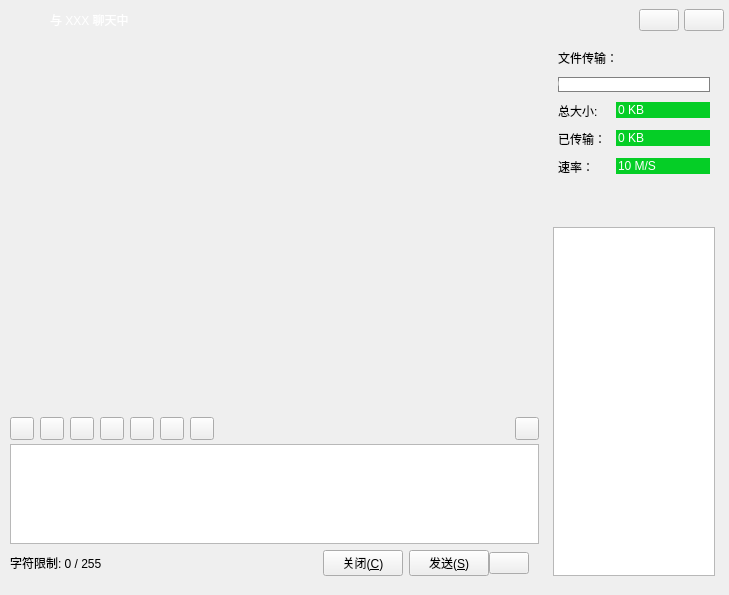
<?xml version="1.0" encoding="UTF-8"?>
<ui version="4.0">
 <class>ChatWindow</class>
 <widget class="QWidget" name="ChatWindow">
  <property name="geometry">
   <rect>
    <x>0</x>
    <y>0</y>
    <width>729</width>
    <height>595</height>
   </rect>
  </property>
  <property name="windowTitle">
   <string>聊天窗口</string>
  </property>
  <property name="windowIcon">
   <iconset resource="../images.qrc">
    <normaloff>:/resource/background/app.png</normaloff>:/resource/background/app.png</iconset>
  </property>
  <property name="styleSheet">
   <string notr="true"/>
  </property>
  <layout class="QVBoxLayout" name="verticalLayout_2">
   <property name="spacing">
    <number>0</number>
   </property>
   <property name="leftMargin">
    <number>5</number>
   </property>
   <property name="topMargin">
    <number>5</number>
   </property>
   <property name="rightMargin">
    <number>5</number>
   </property>
   <property name="bottomMargin">
    <number>5</number>
   </property>
   <item>
    <widget class="QWidget" name="widgetWinTitle" native="true">
     <property name="minimumSize">
      <size>
       <width>0</width>
       <height>30</height>
      </size>
     </property>
     <property name="maximumSize">
      <size>
       <width>16777215</width>
       <height>30</height>
      </size>
     </property>
     <layout class="QHBoxLayout" name="horizontalLayout_2" stretch="0,1,0,0">
      <property name="spacing">
       <number>5</number>
      </property>
      <property name="leftMargin">
       <number>10</number>
      </property>
      <property name="topMargin">
       <number>0</number>
      </property>
      <property name="rightMargin">
       <number>0</number>
      </property>
      <property name="bottomMargin">
       <number>0</number>
      </property>
      <item>
       <widget class="QLabel" name="labelWinIcon">
        <property name="minimumSize">
         <size>
          <width>30</width>
          <height>30</height>
         </size>
        </property>
        <property name="maximumSize">
         <size>
          <width>30</width>
          <height>30</height>
         </size>
        </property>
        <property name="text">
         <string/>
        </property>
        <property name="pixmap">
         <pixmap resource="../images.qrc">:/resource/images/robot.png</pixmap>
        </property>
       </widget>
      </item>
      <item>
       <widget class="QLabel" name="labelWinTitle">
        <property name="styleSheet">
         <string notr="true">color: #FFFFFF;</string>
        </property>
        <property name="text">
         <string>与 XXX 聊天中</string>
        </property>
       </widget>
      </item>
      <item>
       <widget class="QPushButton" name="btnWinMin">
        <property name="focusPolicy">
         <enum>Qt::NoFocus</enum>
        </property>
        <property name="text">
         <string/>
        </property>
        <property name="icon">
         <iconset resource="../images.qrc">
          <normaloff>:/resource/common/ic_min.png</normaloff>:/resource/common/ic_min.png</iconset>
        </property>
       </widget>
      </item>
      <item>
       <widget class="QPushButton" name="btnWinClose">
        <property name="focusPolicy">
         <enum>Qt::NoFocus</enum>
        </property>
        <property name="text">
         <string/>
        </property>
        <property name="icon">
         <iconset resource="../images.qrc">
          <normaloff>:/resource/common/ic_close_white.png</normaloff>:/resource/common/ic_close_white.png</iconset>
        </property>
       </widget>
      </item>
     </layout>
    </widget>
   </item>
   <item>
    <layout class="QHBoxLayout" name="horizontalLayout" stretch="3,1">
     <property name="bottomMargin">
      <number>5</number>
     </property>
     <item>
      <layout class="QVBoxLayout" name="verticalLayout" stretch="1,0,0">
       <property name="spacing">
        <number>0</number>
       </property>
       <property name="leftMargin">
        <number>5</number>
       </property>
       <property name="rightMargin">
        <number>5</number>
       </property>
       <item>
        <widget class="BubbleList" name="widgetBubble" native="true">
         <property name="minimumSize">
          <size>
           <width>200</width>
           <height>200</height>
          </size>
         </property>
        </widget>
       </item>
       <item>
        <widget class="QWidget" name="widgetSetting" native="true">
         <property name="minimumSize">
          <size>
           <width>0</width>
           <height>30</height>
          </size>
         </property>
         <property name="styleSheet">
          <string notr="true"/>
         </property>
         <layout class="QHBoxLayout" name="horizontalLayout_3">
          <property name="leftMargin">
           <number>0</number>
          </property>
          <property name="topMargin">
           <number>0</number>
          </property>
          <property name="rightMargin">
           <number>0</number>
          </property>
          <property name="bottomMargin">
           <number>0</number>
          </property>
          <item>
           <widget class="QToolButton" name="toolButton_2">
            <property name="toolTip">
             <string>修改聊天字体</string>
            </property>
            <property name="text">
             <string/>
            </property>
            <property name="icon">
             <iconset resource="../images.qrc">
              <normaloff>:/resource/common/ic_font.png</normaloff>:/resource/common/ic_font.png</iconset>
            </property>
           </widget>
          </item>
          <item>
           <widget class="QToolButton" name="toolButton_3">
            <property name="toolTip">
             <string>插入表情</string>
            </property>
            <property name="text">
             <string/>
            </property>
            <property name="icon">
             <iconset resource="../images.qrc">
              <normaloff>:/resource/common/ic_smile.png</normaloff>:/resource/common/ic_smile.png</iconset>
            </property>
           </widget>
          </item>
          <item>
           <widget class="QToolButton" name="toolButton_4">
            <property name="toolTip">
             <string>设置字体颜色</string>
            </property>
            <property name="text">
             <string/>
            </property>
            <property name="icon">
             <iconset resource="../images.qrc">
              <normaloff>:/resource/common/ic_color.png</normaloff>:/resource/common/ic_color.png</iconset>
            </property>
           </widget>
          </item>
          <item>
           <widget class="QToolButton" name="btnSendFile">
            <property name="toolTip">
             <string>发送文件</string>
            </property>
            <property name="text">
             <string/>
            </property>
            <property name="icon">
             <iconset resource="../images.qrc">
              <normaloff>:/resource/common/ic_file.png</normaloff>:/resource/common/ic_file.png</iconset>
            </property>
           </widget>
          </item>
          <item>
           <widget class="QToolButton" name="btnVoiceRecord">
            <property name="toolTip">
             <string>按住录音</string>
            </property>
            <property name="text">
             <string/>
            </property>
            <property name="icon">
             <iconset resource="../images.qrc">
              <normaloff>:/resource/common/ic_file.png</normaloff>:/resource/common/ic_file.png</iconset>
            </property>
           </widget>
          </item>
          <item>
           <widget class="QToolButton" name="toolButton_7">
            <property name="toolTip">
             <string>发送图片</string>
            </property>
            <property name="text">
             <string/>
            </property>
            <property name="icon">
             <iconset resource="../images.qrc">
              <normaloff>:/resource/common/ic_picture.png</normaloff>:/resource/common/ic_picture.png</iconset>
            </property>
           </widget>
          </item>
          <item>
           <widget class="QToolButton" name="toolButton_6">
            <property name="toolTip">
             <string>截屏</string>
            </property>
            <property name="text">
             <string/>
            </property>
            <property name="icon">
             <iconset resource="../images.qrc">
              <normaloff>:/resource/common/ic_cut.png</normaloff>:/resource/common/ic_cut.png</iconset>
            </property>
           </widget>
          </item>
          <item>
           <spacer name="horizontalSpacer">
            <property name="orientation">
             <enum>Qt::Horizontal</enum>
            </property>
            <property name="sizeHint" stdset="0">
             <size>
              <width>396</width>
              <height>20</height>
             </size>
            </property>
           </spacer>
          </item>
          <item>
           <widget class="QToolButton" name="toolButton">
            <property name="toolTip">
             <string>聊天记录</string>
            </property>
            <property name="text">
             <string/>
            </property>
            <property name="icon">
             <iconset resource="../images.qrc">
              <normaloff>:/resource/common/ic_notes.png</normaloff>:/resource/common/ic_notes.png</iconset>
            </property>
           </widget>
          </item>
         </layout>
        </widget>
       </item>
       <item>
        <widget class="QWidget" name="widgetMsg" native="true">
         <property name="minimumSize">
          <size>
           <width>0</width>
           <height>100</height>
          </size>
         </property>
         <layout class="QVBoxLayout" name="verticalLayout_3">
          <property name="leftMargin">
           <number>0</number>
          </property>
          <property name="topMargin">
           <number>0</number>
          </property>
          <property name="rightMargin">
           <number>0</number>
          </property>
          <item>
           <widget class="QTextEdit" name="textEditMsg">
            <property name="maximumSize">
             <size>
              <width>16777215</width>
              <height>100</height>
             </size>
            </property>
           </widget>
          </item>
          <item>
           <layout class="QHBoxLayout" name="horizontalLayout_5">
            <property name="rightMargin">
             <number>10</number>
            </property>
            <item>
             <widget class="QLabel" name="label">
              <property name="text">
               <string>字符限制: 0 / 255</string>
              </property>
             </widget>
            </item>
            <item>
             <spacer name="horizontalSpacer_2">
              <property name="orientation">
               <enum>Qt::Horizontal</enum>
              </property>
              <property name="sizeHint" stdset="0">
               <size>
                <width>40</width>
                <height>20</height>
               </size>
              </property>
             </spacer>
            </item>
            <item>
             <widget class="QPushButton" name="btnClose">
              <property name="toolTip">
               <string>关闭当前窗口</string>
              </property>
              <property name="text">
               <string>关闭(&amp;C)</string>
              </property>
             </widget>
            </item>
            <item>
             <layout class="QHBoxLayout" name="horizontalLayout_4">
              <property name="spacing">
               <number>0</number>
              </property>
              <item>
               <widget class="QPushButton" name="btnSendMsg">
                <property name="toolTip">
                 <string>发送聊天消息</string>
                </property>
                <property name="styleSheet">
                 <string notr="true"/>
                </property>
                <property name="text">
                 <string>发送(&amp;S)</string>
                </property>
               </widget>
              </item>
              <item>
               <widget class="QPushButton" name="btnAction">
                <property name="text">
                 <string/>
                </property>
               </widget>
              </item>
             </layout>
            </item>
           </layout>
          </item>
         </layout>
        </widget>
       </item>
      </layout>
     </item>
     <item>
      <widget class="QWidget" name="widgetFileBoard" native="true">
       <property name="styleSheet">
        <string notr="true">QLineEdit {
	border: none;
	border-radius:0px;
	background-color: #05CE26;
	color: #FFFFFF;
}

QProgressBar {
	border: 1px solid grey;
    border-radius: 0px;
	color: #FFFFFF;
}

QProgressBar::chunk {
	background-color: #05B8CC;
}</string>
       </property>
       <layout class="QVBoxLayout" name="verticalLayout_5" stretch="0,0,1">
        <item>
         <widget class="QWidget" name="widgetFileInfo" native="true">
          <layout class="QVBoxLayout" name="verticalLayout_6">
           <property name="spacing">
            <number>10</number>
           </property>
           <property name="leftMargin">
            <number>0</number>
           </property>
           <property name="topMargin">
            <number>0</number>
           </property>
           <property name="rightMargin">
            <number>0</number>
           </property>
           <property name="bottomMargin">
            <number>0</number>
           </property>
           <item>
            <layout class="QVBoxLayout" name="verticalLayout_4">
             <property name="leftMargin">
              <number>5</number>
             </property>
             <property name="topMargin">
              <number>5</number>
             </property>
             <property name="rightMargin">
              <number>5</number>
             </property>
             <property name="bottomMargin">
              <number>5</number>
             </property>
             <item>
              <widget class="QLabel" name="label_2">
               <property name="text">
                <string>文件传输：</string>
               </property>
              </widget>
             </item>
             <item>
              <widget class="QProgressBar" name="progressBar">
               <property name="maximumSize">
                <size>
                 <width>16777215</width>
                 <height>15</height>
                </size>
               </property>
               <property name="value">
                <number>0</number>
               </property>
               <property name="invertedAppearance">
                <bool>false</bool>
               </property>
              </widget>
             </item>
             <item>
              <layout class="QFormLayout" name="formLayout">
               <item row="0" column="0">
                <widget class="QLabel" name="label_3">
                 <property name="text">
                  <string>总大小:</string>
                 </property>
                </widget>
               </item>
               <item row="0" column="1">
                <widget class="QLineEdit" name="lineEditTotalSize">
                 <property name="text">
                  <string>0 KB</string>
                 </property>
                 <property name="readOnly">
                  <bool>true</bool>
                 </property>
                </widget>
               </item>
               <item row="1" column="0">
                <widget class="QLabel" name="label_4">
                 <property name="text">
                  <string>已传输：</string>
                 </property>
                </widget>
               </item>
               <item row="1" column="1">
                <widget class="QLineEdit" name="lineEditCurrSize">
                 <property name="text">
                  <string>0 KB</string>
                 </property>
                 <property name="readOnly">
                  <bool>true</bool>
                 </property>
                </widget>
               </item>
               <item row="2" column="0">
                <widget class="QLabel" name="label_5">
                 <property name="text">
                  <string>速率：</string>
                 </property>
                </widget>
               </item>
               <item row="2" column="1">
                <widget class="QLineEdit" name="lineEditRate">
                 <property name="text">
                  <string>10 M/S</string>
                 </property>
                 <property name="readOnly">
                  <bool>true</bool>
                 </property>
                </widget>
               </item>
              </layout>
             </item>
            </layout>
           </item>
          </layout>
         </widget>
        </item>
        <item>
         <spacer name="verticalSpacer">
          <property name="orientation">
           <enum>Qt::Vertical</enum>
          </property>
          <property name="sizeHint" stdset="0">
           <size>
            <width>20</width>
            <height>40</height>
           </size>
          </property>
         </spacer>
        </item>
        <item>
         <widget class="QTableView" name="tableViewGroups"/>
        </item>
       </layout>
      </widget>
     </item>
    </layout>
   </item>
  </layout>
 </widget>
 <customwidgets>
  <customwidget>
   <class>BubbleList</class>
   <extends>QWidget</extends>
   <header>chatbubble.h</header>
   <container>1</container>
  </customwidget>
 </customwidgets>
 <resources>
  <include location="../images.qrc"/>
 </resources>
 <connections>
  <connection>
   <sender>btnWinMin</sender>
   <signal>clicked()</signal>
   <receiver>ChatWindow</receiver>
   <slot>showMinimized()</slot>
   <hints>
    <hint type="sourcelabel">
     <x>690</x>
     <y>26</y>
    </hint>
    <hint type="destinationlabel">
     <x>666</x>
     <y>112</y>
    </hint>
   </hints>
  </connection>
 </connections>
</ui>
